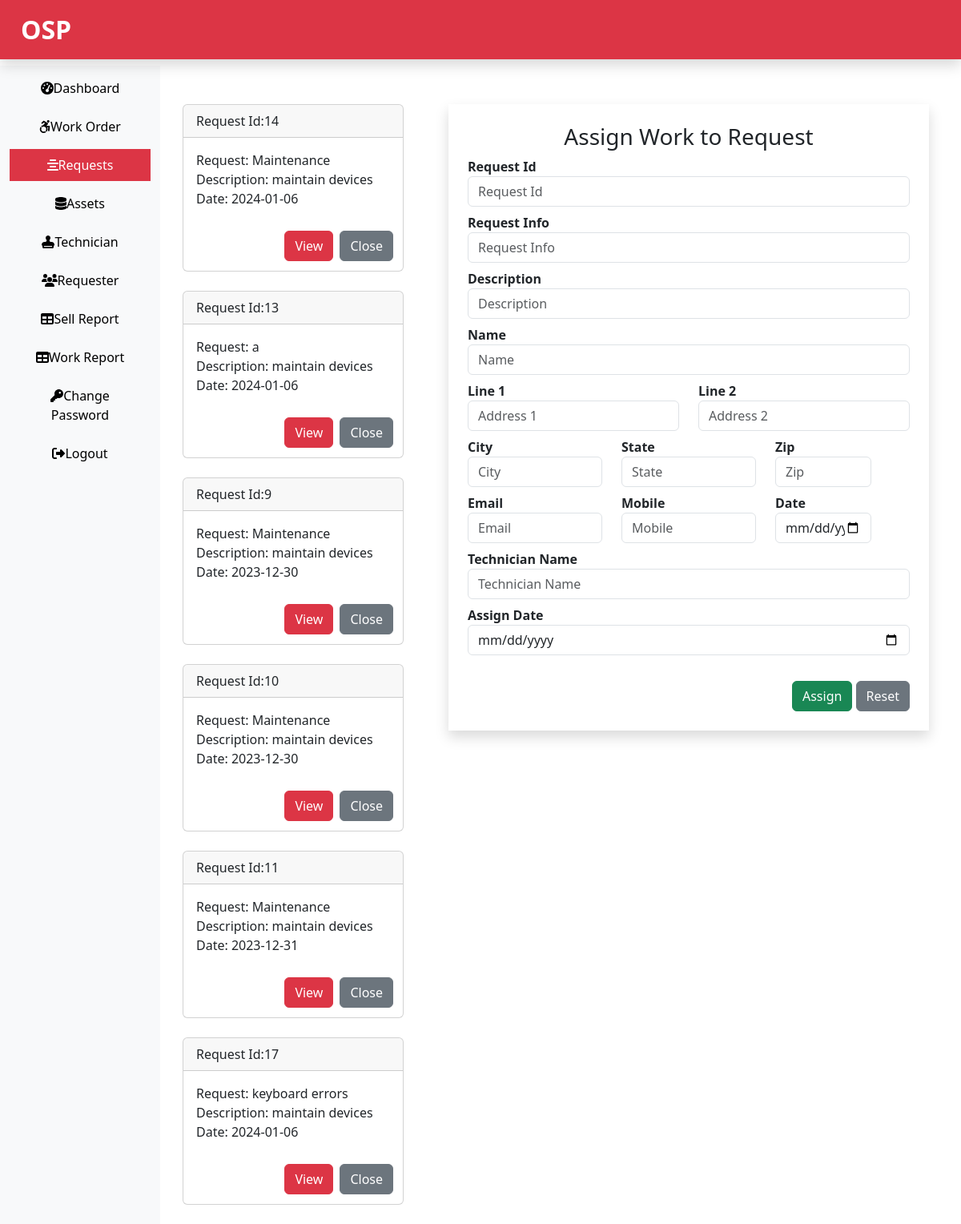
Page /OSP/admin/request1.php on the committed database.
### tables this page shows
CREATE TABLE IF NOT EXISTS `user_request` (
  `id` int(11) NOT NULL AUTO_INCREMENT,
  `u_request` text NOT NULL,
  `u_description` text NOT NULL,
  `u_name` varchar(225) NOT NULL,
  `u_add1` varchar(225) NOT NULL,
  `u_add2` varchar(225) NOT NULL,
  `u_city` varchar(225) NOT NULL,
  `u_state` varchar(225) NOT NULL,
  `u_zip` varchar(225) NOT NULL,
  `u_email` varchar(225) NOT NULL,
  `u_mobile` text NOT NULL,
  `date` date NOT NULL,
  PRIMARY KEY (`id`)
);

### OSP/admin/request1.php (the view, shortened to what this page needs)
<?php
include('include/header.php');
include('../connection.php');
?>
<div class="col-sm-3 mt-5 mx-3">
    <?php
    $sql = "SELECT `id`, `u_request`, `u_description`, `u_name`, `date` FROM `user_request`";
    $res = $con->query($sql);
    if ($res->num_rows > 0) {
        while ($row = $res->fetch_assoc()) {
            echo '<div class="card mb-4">';
            echo '<div class="card-header">';
            echo 'Request Id:' . $row['id'];
            echo '</div>';
            echo '<div class="card-body">';
            echo 'Request: ' . $row['u_request'] . "<br>";
            echo  'Description: ' . $row['u_description'] . "<br>";
            echo  'Date: ' . $row['date'] . "<br>";
            echo '</div>';
            echo '<form action="" methos="POST">';
            echo '<div class="float-end m-2">';
            echo '<input type = "submit" class = "btn btn-danger m-1" value ="View" name= "view">';
            echo '<input type = "submit" class = "btn btn-secondary m-1" value ="Close" name= "close">';
            echo '</div>';
            echo '</form>';
            echo '</div>';
        }
    }
    ?>
</div>
<div class="col-sm-6 mt-4 m-1 float-center">
    <div class="row">
    <form action="" method="post" class="m-4 shadow p-4">
        <h3 class="text-center">Assign Work to Request</h3>
        <div class="form-group mt-2">
            <label for="req"><b>Request Id</b></label>
            <input type="text" class="form-control" name="id" id="id" placeholder="Request Id" value="<?php if (isset($row['id'])) {
                                                                                                            echo $row['id'];
                                                                                                        } ?>" readonly>
        </div>
        <div class="form-group mt-2 ">
            <label for="req"><b>Request Info</b></label>
            <input type="text" class="form-control" name="req" id="req" value="<?php if (isset($row['u_request'])) {
                                                                                    echo $row['u_request'];
                                                                                } ?>" placeholder="Request Info">
        </div>
        <div class="form-group mt-2">
            <label for="des"><b>Description</b></label>
            <input type="text" class="form-control" name="des" id="des" value="<?php if (isset($row['u_description'])) {
                                                                                    echo $row['u_description'];
                                                                                } ?>" placeholder="Description">
        </div>
        <div class="form-group mt-2">
            <label for="name"><b>Name</b></label>
            <input type="text" class="form-control" name="name" id="name" value="<?php if (isset($row['u_name'])) {
                                                                                        echo $row['u_name'];
                                                                                    } ?>" placeholder="Name">
        </div>
        <div class="row">
            <div class="form-group col-md-6 mt-2">
                <label for="adress1"><b>Line 1</b></label>
                <input type="text" class="form-control" name="add1" id="add1" value="<?php if (isset($row['u_add1'])) {
                                                                                            echo $row['u_add1'];
                                                                                        } ?>" placeholder="Address 1">
            </div>
            <div class="form-group col-md-6 mt-2">
                <label for="adress2"><b>Line 2</b></label>
                <input type="text" class="form-control" name="add2" id="add2" value="<?php if (isset($row['u_add2'])) {
                                                                                            echo $row['u_add2'];
                                                                                        } ?>" placeholder="Address 2">
            </div>
        </div>
        <div class="row">
            <div class="form-group col-md-4 mt-2">
                <label for="city"><b>City</b></label>
                <input type="text" class="form-control" name="city" id="city" value="<?php if (isset($row['u_city'])) {
                                                                                            echo $row['u_city'];
                                                                                        } ?>" placeholder="City">
            </div>
            <div class="form-group col-md-4 mt-2">
                <label for="state"><b>State</b></label>
                <input type="text" class="form-control" name="state" id="state" value="<?php if (isset($row['u_state'])) {
                                                                                            echo $row['u_state'];
                                                                                        } ?>" placeholder="State">
            </div>
            <div class="form-group col-md-3 mt-2">
                <label for="zip"><b>Zip</b></label>
                <input type="number" class="form-control" name="zip" id="zip" value="<?php if (isset($row['u_zip'])) {
                                                                                            echo $row['u_zip'];
                                                                                        } ?>" placeholder="Zip">
            </div>
        </div>
        <div class="row">
            <div class="form-group col-md-4 mt-2">
                <label for="email"><b>Email</b></label>
                <input type="email" class="form-control" name="email" id="email" value="<?php if (isset($row['u_email'])) {
                                                                                            echo $row['u_email'];
                                                                                        } ?>" placeholder="Email">
            </div>
            <div class="form-group col-md-4 mt-2">
                <label for="phone"><b>Mobile</b></label>
                <input type="phone no" class="form-control" name="phone" id="phone" value="<?php if (isset($row['u_mobile'])) {
                                                                                                echo $row['u_mobile'];
                                                                                            } ?>" placeholder="Mobile">
            </div>
            <div class="form-group col-md-3 mt-2">
                <label for="date"><b>Date</b></label>
                <input type="date" class="form-control" name="date" id="date" value="<?php if (isset($row['date'])) {
                                                                                            echo $row['date'];
                                                                                        } ?>" placeholder="Date">
            </div>
        </div>
        <div class="form-group mt-2 ">
            <label for="name1"><b>Technician Name</b></label>
            <input type="text" class="form-control" name="name1" id="name1" value="" placeholder="Technician Name">
        </div>
        <div class="form-group mt-2 ">
            <label for="name1"><b>Assign Date</b></label>
            <input type="date" class="form-control" name="date1" id="date1" value="" placeholder="Work Assign Date">
        </div>
        <div class="form-group mt-2 float-end">
            <button type="submit" class="btn btn-success mt-4 btn-block " name="assign">Assign</button>
            <button class="btn btn-secondary mt-4 btn-block" type="submit" name="reset">Reset</button>
        </div>
    </form>
    </div>
</div>
<?php
include('include/footer.php');
?>

### rows in the picture
user_request: id "14", u_request "Maintenance", u_description "maintain devices", date "2024-01-06"
user_request: id "13", u_request "a", u_description "maintain devices", date "2024-01-06"
user_request: id "9", u_request "Maintenance", u_description "maintain devices", date "2023-12-30"
user_request: id "10", u_request "Maintenance", u_description "maintain devices", date "2023-12-30"
user_request: id "11", u_request "Maintenance", u_description "maintain devices", date "2023-12-31"
user_request: id "17", u_request "keyboard errors", u_description "maintain devices", date "2024-01-06"
